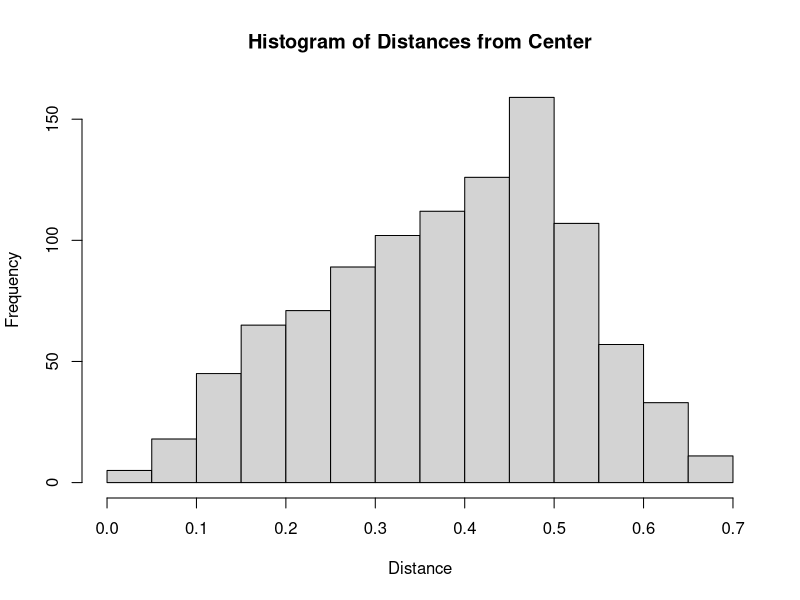
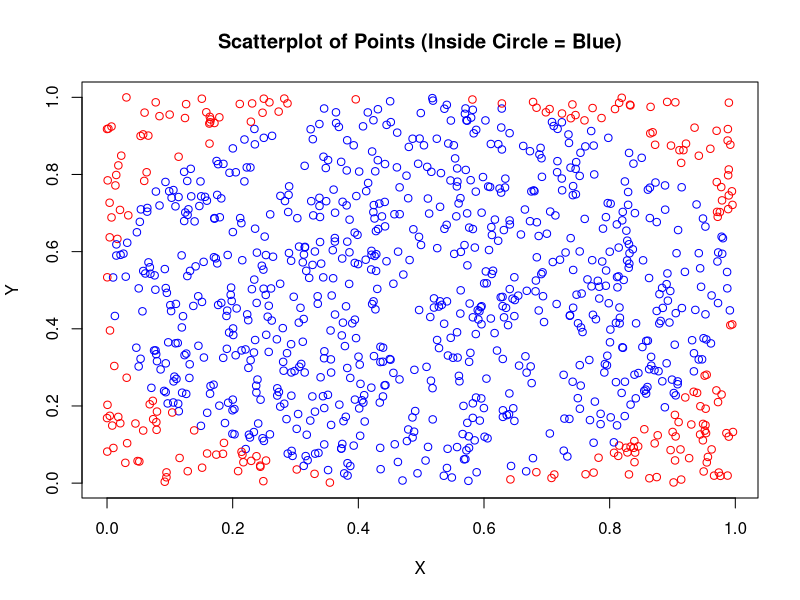

These charts were generated, in order, by the following R code:
# Kian Frawley 4/23/24 
# Below are the calculations for Math327 R Assignment Question 7
x <- runif(1000) #Part A)Generate 1000 x coordinates between 0 and 1
y <- runif(1000) #Part B)Generate 1000 x coordinates between 0 and 1

distance <- sqrt((x - 0.5)^2 + (y - 0.5)^2)#Part C)Calc the distance from each point to the center
inside_circle <- distance < 0.50#Determine which points fall within the circle
num_inside <- sum(inside_circle)#Pard D) 
pi_estimate <- (num_inside/1000)*4#Estimating pie using *4 to elim denominator 

print(paste("Number of points inside the circle:", num_inside))#Printing
print(paste("Estimated pi:", pi_estimate))

#Generating graphs
hist(distance, main = "Histogram of Distances from Center", xlab = "Distance")#Histogram for distances

plot(x, y, col = ifelse(inside_circle, "blue", "red"),
     main = "Scatterplot of Points (Inside Circle = Blue)",
     xlab = "X", ylab = "Y")#Scatterplot code